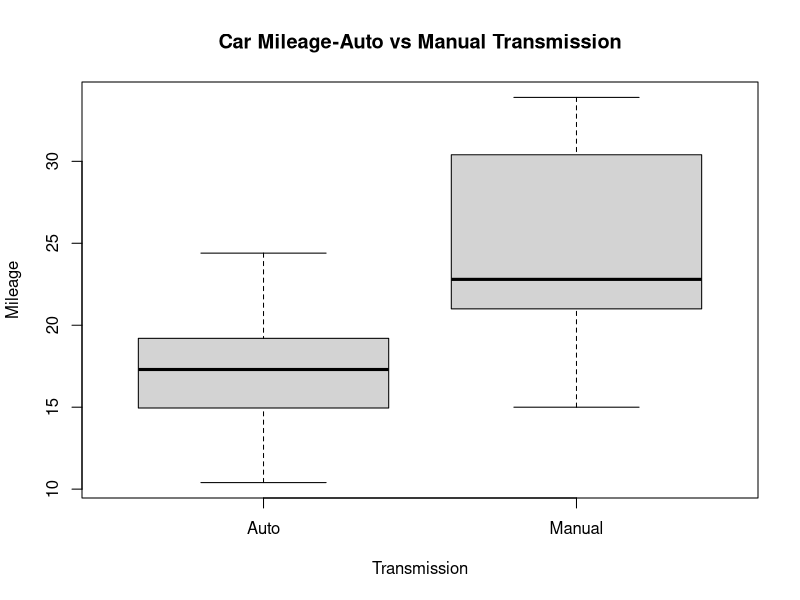
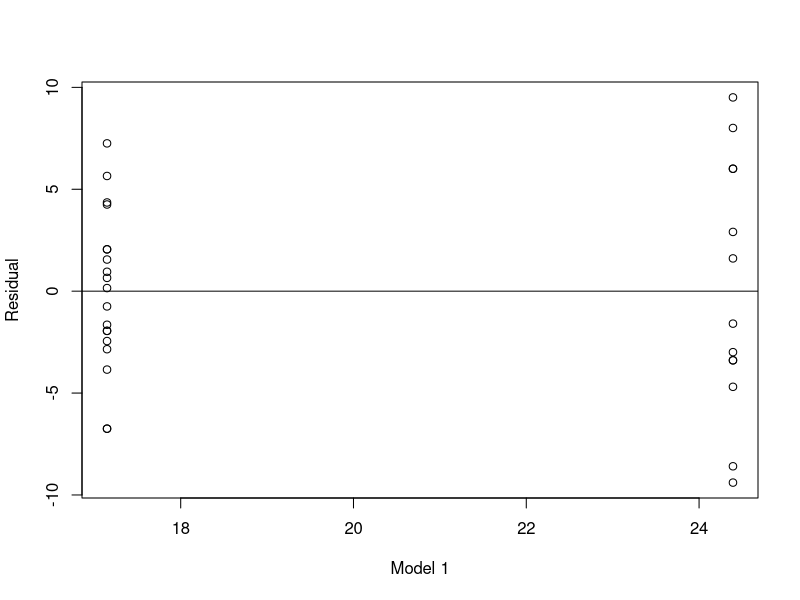
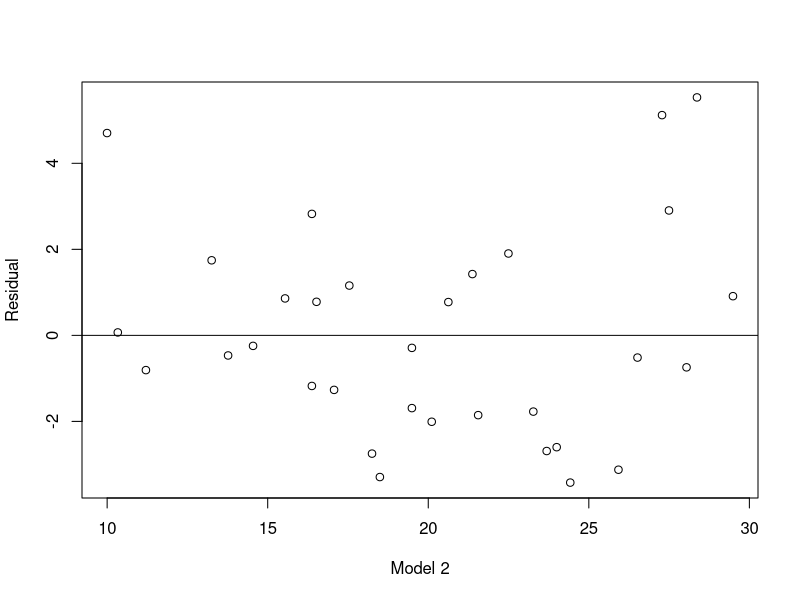

These figures' R source, in order:
## ---- chunk 1
data("mtcars")
str(mtcars)
## ---- chunk 2
mtcars1 <- mtcars
mtcars1$Transmission <- as.factor(mtcars1$am)
levels(mtcars1$Transmission) <- c ("Auto", "Manual")
plot(mtcars1$Transmission, mtcars1$mpg, main = "Car Mileage-Auto vs Manual Transmission", xlab ="Transmission", ylab = "Mileage")
## ---- chunk 3
fit1 <- lm(mpg ~ factor(am)-1, data = mtcars)
summary(fit1)$coef
## ---- chunk 4
my_data <- mtcars[, c(1,3,4,5,6,7)]
corrMat <- cor(my_data)
round(corrMat, 2)
## ---- chunk 5
fit2<- lm(mpg ~ hp + wt+ factor(am)-1, data = mtcars)
anova(fit1, fit2)
## ---- chunk 6
fit1.res <- resid(fit1)
plot(fitted(fit1), fit1.res, xlab = "Model 1", ylab = "Residual")
abline(0,0)

fit2.res <- resid(fit2)
plot(fitted(fit2), fit2.res, xlab = "Model 2", ylab = "Residual")
abline(0,0)
